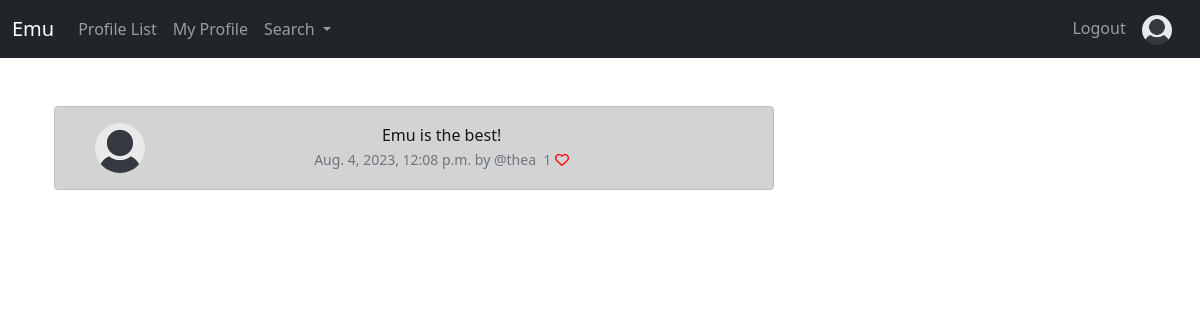
Screenshot of /tweet_show/14 (signed in) with the database file from the repository.
### Emu/models.py (models this page shows, shortened)
class Tweet(models.Model):
    user = models.ForeignKey(
        User, related_name="tweets",
        on_delete=models.CASCADE
    )
    body = models.CharField(max_length=200)
    created_at = models.DateTimeField(auto_now_add=True)
    likes = models.ManyToManyField(User, related_name="tweet_like", blank=True)
    def number_of_likes(self):
        return self.likes.count()

### Emu/views.py (the view)
# urls.py: path("tweet_show/<int:pk>", views.tweet_show, name="tweet_show"),
def tweet_show(request, pk):
    tweet = get_object_or_404(Tweet, id=pk)
    if tweet:
        return render(request, "show_tweet.html", {"tweet":tweet})
    else:
        messages.success(request, ("This emu does not exists"))
        return redirect("home")

### Emu/templates/show_tweet.html
{% extends 'base.html' %}
{% load static %}
{% block content %}
<div class="container text-center">
    <div class="row">
        <div class="col-8">
            <br>
            <div class="alert alert-dark" role="alert">
                <div class="container">
                    <div class="row">
                        <div class="col-1">
                            {% if tweet.user.profile.profile_image %}
                                <img src="{{ tweet.user.profile.profile_image.url}}" width="50" height="50" class="rounded-circle" alt="{{ profile.user.username }}">
                            {% else %}
                                <img src="{% static 'images/default_profile_pic.png' %}" width="50" height="50" class="rounded-circle" alt="...">
                            {% endif %}
                        </div>
                        <div class="col-11">
                            {{ tweet.body }}
                            <br>
                            <small class="text-muted">
                                {{ tweet.created_at}} by @{{tweet.user.username | lower}}&nbsp;&nbsp;{{ tweet.number_of_likes}}
                                {% if user in tweet.likes.all %}
                                    <a href="{% url 'tweet_like' tweet.id %}"><i class="fa-solid fa-heart" style="color: red;"></i></a>
                                {% else %}
                                    <a href="{% url 'tweet_like' tweet.id %}"><i class="fa fa-heart-o" style="color: red;"></i></a>
                                {% endif %}
                            </small>
                        </div>
                    </div>
                </div>
            </div>
            <br>
        </div>
        <div class="col-4">
            <br><br><br>
        </div>
    </div>
</div>
{% endblock content%}

### rows the page displays
Tweet: body "Emu is the best!", created_at "Aug. 4, 2023, 12:08 p.m.", user.username "thea", number_of_likes "1"
